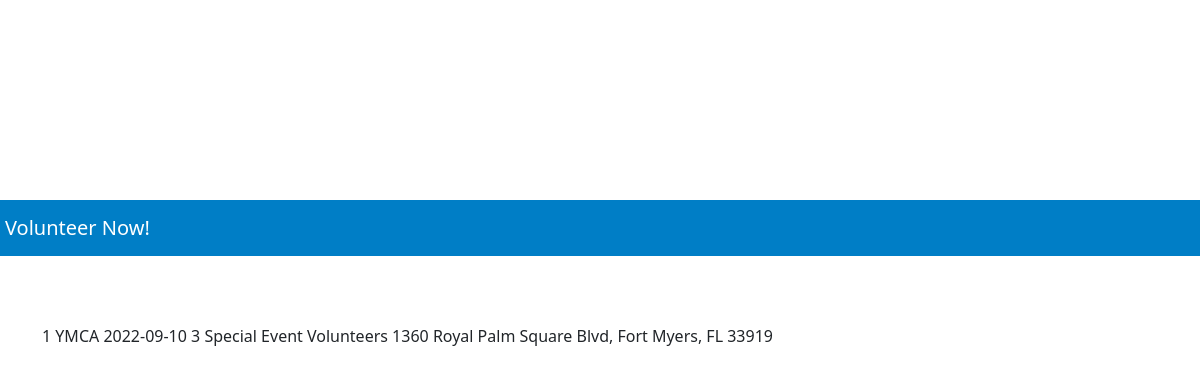
Page /data on the committed database.
### app.py (models this page shows, shortened)
class Event(db.Model):
    event_id=db.Column(db.Integer,primary_key=True)
    host_id=db.Column(db.Integer,nullable=False)
    date_created=db.Column(db.String(10), default=datetime.utcnow)
    date=db.Column(db.String(10),nullable=False)
    hours=db.Column(db.Integer,nullable=False)
    name=db.Column(db.String(200),nullable=False)
    location=db.Column(db.String(200),nullable=False)
    description=db.Column(db.String(500),nullable=False)

class Host(db.Model):
    host_id=db.Column(db.Integer,primary_key=True)
    phone_num=db.Column(db.String(10))
    organization=db.Column(db.String(200),nullable=False)

### app.py (the view)
@app.route('/data')
def data():
    events = db.session.query(Event,Host).filter(Event.host_id==Host.host_id)
    for e,h in events:
        print(f'e.name {e.name}')
    return render_template('data.html',events=events)

### templates/data.html (shortened to what this page needs)
<!DOCTYPE html>
<html>
  <head>
<link href="https://cdn.jsdelivr.net/npm/bootstrap@5.0.2/dist/css/bootstrap.min.css" rel="stylesheet">
</head>
<nav class="navbar nav-bg" style="position:fixed; width:100%">
  <a class="navbar-brand white" href="#">Volunteer Now!</a>
  <button
    class="navbar-toggler"
    type="button"
    data-toggle="collapse"
    data-target="#navbarNavDropdown"
    aria-controls="navbarNavDropdown"
    aria-expanded="false"
    aria-label="Toggle navigation"
  >
    <span class="navbar-toggler-icon"></span>
  </button>
</nav>
{% block body %}
<body style="position:relative; margin-top:200px">
{% for event,host in events %}
<div class="container" style="margin-bottom:100px">
    <p>
    {{ event.host_id }}
    {{ host.organization }}
    {{ event.date }}
    {{ event.hours }}
    {{ event.name }}
    {{ event.location }}
    </p>
</div>
{% endfor %}
{% endblock %}
</body>

### templates/data.html (style rules this page uses)
.nav-bg { background-color:#007ec6; color:white; }
.white { color:white; padding-left:5px; }

### rows in the picture
Event: host_id "1", organization "YMCA", date "2022-09-10", hours "3", name "Special Event Volunteers", location "1360 Royal Palm Square Blvd, Fort Myers, FL 33919"
